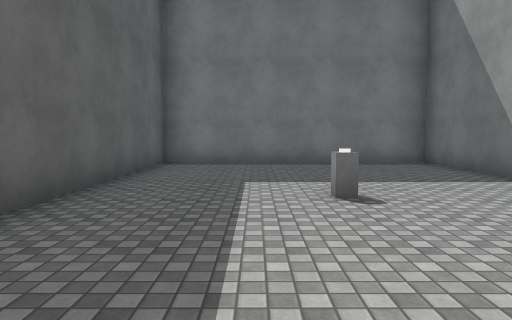
[1] (above)

13 first-person views from a walk through a 3-D level made in the Unity game engine. The camera is 1.4 m above the floor, tilts 4° down and sees 70° across. The floor is counted in squares, 2 m on a side. Each view is taken from the middle of a square. On the plan, view 1 faces up. The plan holds only what a view shows up to about 11 squares ahead; the rest is blank. The place goes on beyond the plan. The player character is not drawn. Door leaves are left out, so doorways stand open. Surface patterns are stand-ins for the level's own textures.

[2]
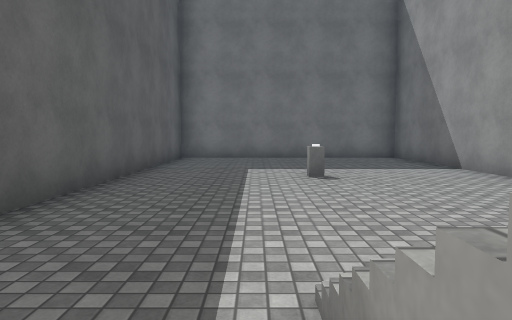

[3]
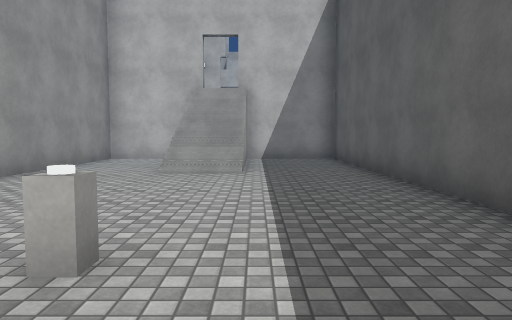

[4]
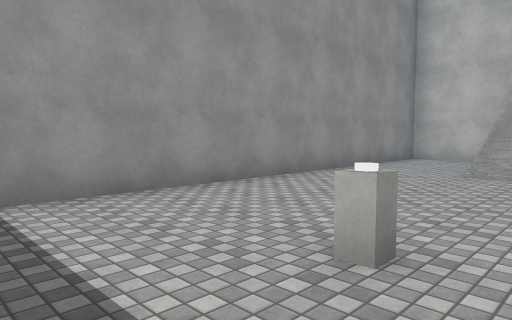

[5]
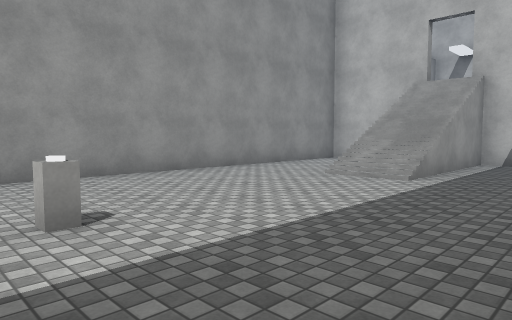

[6]
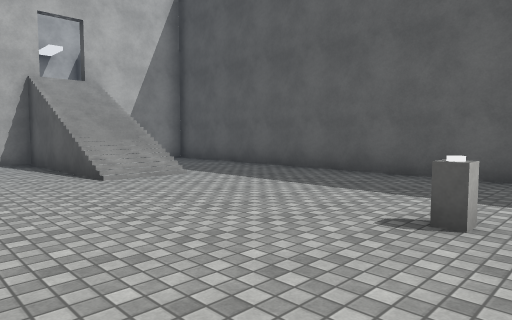

[7]
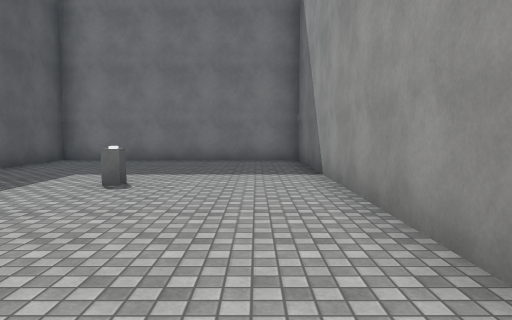

[8]
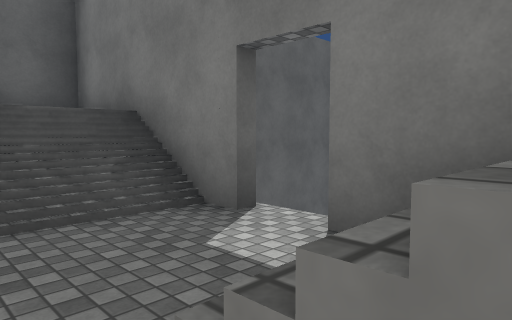

[9]
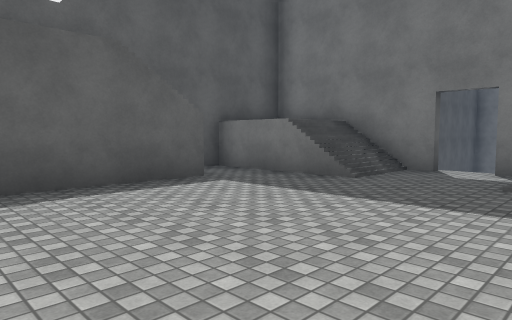

[10]
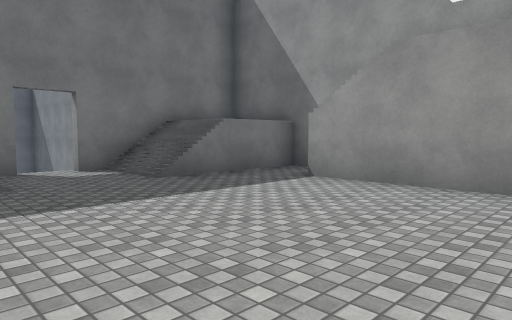

[11]
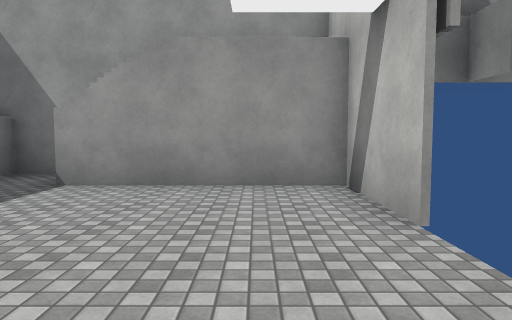

[12]
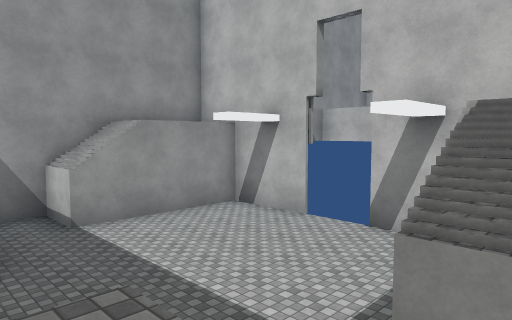

[13]
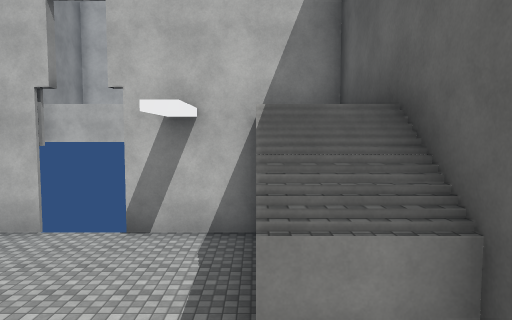

### Floor plan
Key: @ floor where view 1 was taken; # wall or solid block; . main floor; : floor 4 m higher than the main floor; + floor 6 m higher than the main floor; / step, stairs or slope; D open door; = window, fence, low wall or low ledge; O other object.
Columns run from 4 left of view 1 to 6 right of it. Each row starts with its distance up from view 1.
  9  #########
  8  #.......#
  7  #.......#
  6  #.......#
  5  #.......#
  4  #...O...#
  3  #.......#
  2  #.......#
  1  #.......#
  0  #..@....#
 -1  #...//..#
 -2  #...//..#
 -3  #...//..#
 -4  #...//..#
 -5 ####=D=####
 -6 #++//://  #
 -7 #:::::::::#
 -8 #:::::::::#
 -9 ###:::::###
-10   #:::::#
-11   #::D::#
-12   #::D::#
-13   #######

Positions as (right, up) in squares from view 1, and headings:
1: (0, 0), facing up
2: (0, -2), facing up
3: (0, 6), facing down
4: (0, 6), facing down-right
5: (-2, 5), facing down-right
6: (4, 5), facing down-left
7: (3, -1), facing up
8: (3, -7), facing up-left
9: (3, -12), facing up-left
10: (-1, -12), facing up-right
11: (-1, -11), facing right
12: (-3, -6), facing down-right
13: (-2, -6), facing down
